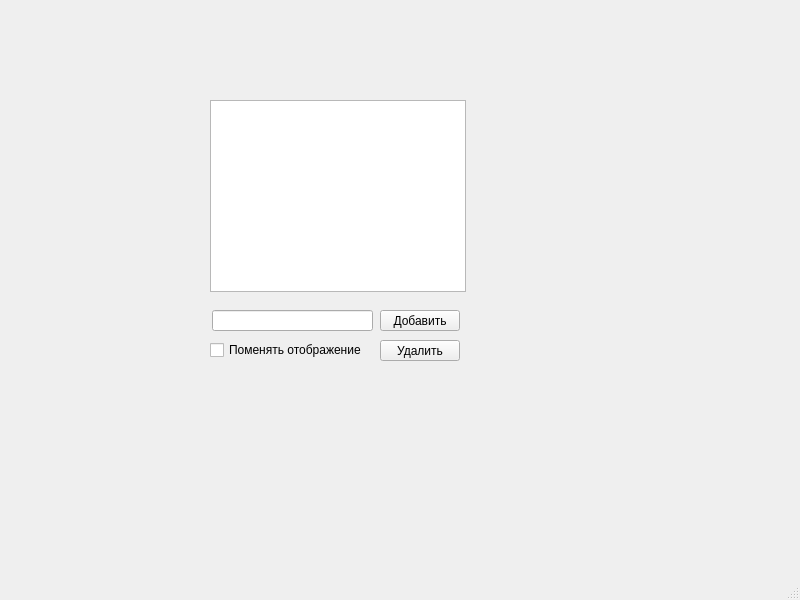
<?xml version="1.0" encoding="UTF-8"?>
<ui version="4.0">
 <class>MainWindow</class>
 <widget class="QMainWindow" name="MainWindow">
  <property name="geometry">
   <rect>
    <x>0</x>
    <y>0</y>
    <width>800</width>
    <height>600</height>
   </rect>
  </property>
  <property name="windowTitle">
   <string>MainWindow</string>
  </property>
  <widget class="QWidget" name="centralwidget">
   <widget class="QListView" name="listView">
    <property name="geometry">
     <rect>
      <x>210</x>
      <y>100</y>
      <width>256</width>
      <height>192</height>
     </rect>
    </property>
   </widget>
   <widget class="QCheckBox" name="checkBox">
    <property name="geometry">
     <rect>
      <x>210</x>
      <y>340</y>
      <width>161</width>
      <height>20</height>
     </rect>
    </property>
    <property name="text">
     <string>Поменять отображение</string>
    </property>
   </widget>
   <widget class="QPushButton" name="del_button">
    <property name="geometry">
     <rect>
      <x>380</x>
      <y>340</y>
      <width>80</width>
      <height>21</height>
     </rect>
    </property>
    <property name="text">
     <string>Удалить</string>
    </property>
   </widget>
   <widget class="QPushButton" name="pushButton">
    <property name="geometry">
     <rect>
      <x>380</x>
      <y>310</y>
      <width>80</width>
      <height>21</height>
     </rect>
    </property>
    <property name="text">
     <string>Добавить</string>
    </property>
   </widget>
   <widget class="QLineEdit" name="lineEdit">
    <property name="geometry">
     <rect>
      <x>212</x>
      <y>310</y>
      <width>161</width>
      <height>21</height>
     </rect>
    </property>
   </widget>
  </widget>
  <widget class="QMenuBar" name="menubar">
   <property name="geometry">
    <rect>
     <x>0</x>
     <y>0</y>
     <width>800</width>
     <height>20</height>
    </rect>
   </property>
  </widget>
  <widget class="QStatusBar" name="statusbar"/>
 </widget>
 <resources/>
 <connections/>
</ui>
